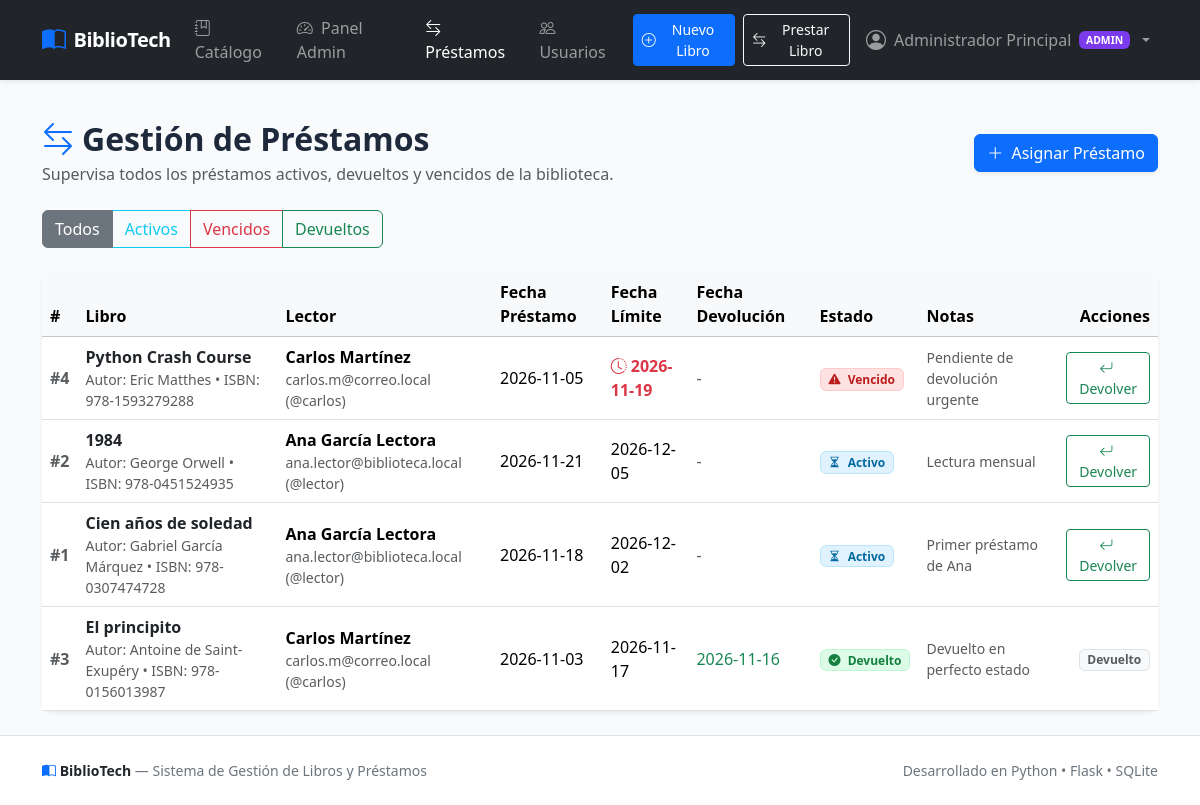
The page /loans (signed in) on the database its author committed.
### tables this page shows
CREATE TABLE users (
            id INTEGER PRIMARY KEY AUTOINCREMENT,
            username TEXT UNIQUE NOT NULL,
            password_hash TEXT NOT NULL,
            full_name TEXT NOT NULL,
            email TEXT UNIQUE NOT NULL,
            role TEXT NOT NULL CHECK(role IN ('admin', 'lector')),
            created_at TIMESTAMP DEFAULT CURRENT_TIMESTAMP
        );

CREATE TABLE loans (
            id INTEGER PRIMARY KEY AUTOINCREMENT,
            user_id INTEGER NOT NULL,
            book_id INTEGER NOT NULL,
            loan_date DATE NOT NULL,
            due_date DATE NOT NULL,
            return_date DATE,
            status TEXT NOT NULL CHECK(status IN ('activo', 'devuelto', 'vencido')),
            notes TEXT,
            created_at TIMESTAMP DEFAULT CURRENT_TIMESTAMP,
            FOREIGN KEY (user_id) REFERENCES users (id) ON DELETE CASCADE,
            FOREIGN KEY (book_id) REFERENCES books (id) ON DELETE CASCADE
        );

CREATE TABLE books (
            id INTEGER PRIMARY KEY AUTOINCREMENT,
            title TEXT NOT NULL,
            author TEXT NOT NULL,
            isbn TEXT UNIQUE NOT NULL,
            category TEXT NOT NULL,
            description TEXT,
            total_copies INTEGER NOT NULL DEFAULT 1,
            available_copies INTEGER NOT NULL DEFAULT 1,
            publication_year INTEGER,
            created_at TIMESTAMP DEFAULT CURRENT_TIMESTAMP
        );

### app.py (the view)
@app.route("/loans")
@login_required
def loans_list():
    db.update_overdue_loans()
    status_filter = request.args.get("status", "todos")
    if g.user["role"] == "admin":
        loans = db.get_all_loans(status=status_filter)
        return render_template("loans.html", loans=loans, status_filter=status_filter, is_admin=True)
    else:
        loans = db.get_all_loans(status=status_filter, user_id=g.user["id"])
        return render_template("loans.html", loans=loans, status_filter=status_filter, is_admin=False)

### templates/loans.html (shortened to what this page needs)
{% extends "base.html" %}
{% block content %}
<div class="d-flex flex-column flex-md-row justify-content-between align-items-md-center gap-3 mb-4">
    <div>
        <h2 class="fw-bold mb-1">
            {% if is_admin %}
                <i class="bi bi-arrow-left-right text-primary me-2"></i>Gestión de Préstamos
            {% else %}
                <i class="bi bi-bookmark-check text-primary me-2"></i>Mis Préstamos Solicitados
            {% endif %}
        </h2>
        <p class="text-muted mb-0">
            {% if is_admin %}
                Supervisa todos los préstamos activos, devueltos y vencidos de la biblioteca.
            {% else %}
                Consulta el estado de los libros que tienes en préstamo y su fecha límite de devolución.
            {% endif %}
        </p>
    </div>
    {% if is_admin %}
    <div>
        <a href="{{ url_for('loan_create') }}" class="btn btn-primary shadow-sm">
            <i class="bi bi-plus-lg me-1"></i> Asignar Préstamo
        </a>
    </div>
    {% else %}
    <div>
        <a href="{{ url_for('catalog') }}" class="btn btn-outline-primary">
            <i class="bi bi-journal-plus me-1"></i> Explorar Catálogo
        </a>
    </div>
    {% endif %}
</div>
<div class="mb-4">
    <div class="btn-group" role="group" aria-label="Filtro de préstamos">
        <a href="{{ url_for(request.endpoint, status='todos') }}" class="btn btn-outline-secondary {% if status_filter == 'todos' %}active{% endif %}">
            Todos
        </a>
        <a href="{{ url_for(request.endpoint, status='activo') }}" class="btn btn-outline-info {% if status_filter == 'activo' %}active{% endif %}">
            Activos
        </a>
        <a href="{{ url_for(request.endpoint, status='vencido') }}" class="btn btn-outline-danger {% if status_filter == 'vencido' %}active{% endif %}">
            Vencidos
        </a>
        <a href="{{ url_for(request.endpoint, status='devuelto') }}" class="btn btn-outline-success {% if status_filter == 'devuelto' %}active{% endif %}">
            Devueltos
        </a>
    </div>
</div>
<div class="card shadow-sm border-0">
    <div class="card-body p-0">
        <div class="table-responsive">
            <table class="table table-hover align-middle mb-0">
                <thead class="table-light">
                    <tr>
                        <th>#</th>
                        <th>Libro</th>
                        {% if is_admin %}
                        <th>Lector</th>
                        {% endif %}
                        <th>Fecha Préstamo</th>
                        <th>Fecha Límite</th>
                        <th>Fecha Devolución</th>
                        <th>Estado</th>
                        {% if is_admin %}
                        <th>Notas</th>
                        {% endif %}
                        <th class="text-end">Acciones</th>
                    </tr>
                </thead>
                <tbody>
                    {% if loans %}
                        {% for loan in loans %}
                        <tr>
                            <td class="text-muted fw-semibold">#{{ loan['id'] }}</td>
                            <td>
                                <a href="{{ url_for('book_detail', book_id=loan['book_id']) }}" class="text-dark fw-bold text-decoration-none">
                                    {{ loan['book_title'] }}
                                </a>
                                <div class="small text-muted">Autor: {{ loan['book_author'] }} &bull; ISBN: {{ loan['book_isbn'] }}</div>
                            </td>
                            {% if is_admin %}
                            <td>
                                <div class="fw-semibold">{{ loan['user_name'] }}</div>
                                <div class="small text-muted">{{ loan['user_email'] }} (@{{ loan['username'] }})</div>
                            </td>
                            {% endif %}
                            <td>{{ loan['loan_date'] }}</td>
                            <td>
                                {% if loan['status'] == 'vencido' %}
                                    <span class="text-danger fw-bold"><i class="bi bi-clock-history me-1"></i>{{ loan['due_date'] }}</span>
                                {% else %}
                                    <span>{{ loan['due_date'] }}</span>
                                {% endif %}
                            </td>
                            <td>
                                {% if loan['return_date'] %}
                                    <span class="text-success">{{ loan['return_date'] }}</span>
                                {% else %}
                                    <span class="text-muted italic">-</span>
                                {% endif %}
                            </td>
                            <td>
                                <span class="badge badge-status-{{ loan['status'] }} text-capitalize px-2 py-1">
                                    {% if loan['status'] == 'activo' %}
                                        <i class="bi bi-hourglass-split me-1"></i> Activo
                                    {% elif loan['status'] == 'vencido' %}
                                        <i class="bi bi-exclamation-triangle-fill me-1"></i> Vencido
                                    {% elif loan['status'] == 'devuelto' %}
                                        <i class="bi bi-check-circle-fill me-1"></i> Devuelto
                                    {% endif %}
                                </span>
                            </td>
                            {% if is_admin %}
                            <td class="small text-muted">
                                {{ loan['notes'] or '-' }}
                            </td>
                            {% endif %}
                            <td class="text-end">
                                {% if loan['status'] in ('activo', 'vencido') %}
                                <form method="POST" action="{{ url_for('loan_return', loan_id=loan['id']) }}" class="d-inline" onsubmit="return confirm('¿Confirmas la devolución del libro \'{{ loan['book_title'] }}\'?');">
                                    <button type="submit" class="btn btn-sm btn-outline-success">
                                        <i class="bi bi-arrow-return-left me-1"></i> Devolver
                                    </button>
                                </form>
                                {% else %}
                                <span class="badge bg-light text-muted border">Devuelto</span>
                                {% endif %}
                            </td>
                        </tr>
                        {% endfor %}
                    {% endif %}
                </tbody>
            </table>
        </div>
    </div>
</div>
{% endblock %}

### templates/base.html (shortened to what this page needs)
<!DOCTYPE html>
<html lang="es">
<head>
    <link href="https://cdn.jsdelivr.net/npm/bootstrap@5.3.3/dist/css/bootstrap.min.css" rel="stylesheet">
    <link rel="stylesheet" href="https://cdn.jsdelivr.net/npm/bootstrap-icons@1.11.3/font/bootstrap-icons.min.css">
    <link rel="stylesheet" href="{{ url_for('static', filename='css/style.css') }}">
</head>
<body>
    <nav class="navbar navbar-expand-lg navbar-dark bg-dark sticky-top shadow-sm">
        <div class="container">
            <a class="navbar-brand d-flex align-items-center gap-2" href="{{ url_for('index') }}">
                <i class="bi bi-book-half text-primary fs-4"></i>
                <span>BiblioTech</span>
            </a>
            <div class="collapse navbar-collapse" id="navbarMain">
                <ul class="navbar-nav me-auto mb-2 mb-lg-0">
                    <li class="nav-item">
                        <a class="nav-link {% if request.endpoint == 'catalog' %}active{% endif %}" href="{{ url_for('catalog') }}">
                            <i class="bi bi-journal-bookmark me-1"></i> Catálogo
                        </a>
                    </li>
                    {% if g.user and g.user['role'] == 'admin' %}
                    <li class="nav-item">
                        <a class="nav-link {% if request.endpoint == 'dashboard' %}active{% endif %}" href="{{ url_for('dashboard') }}">
                            <i class="bi bi-speedometer2 me-1"></i> Panel Admin
                        </a>
                    </li>
                    <li class="nav-item">
                        <a class="nav-link {% if request.endpoint == 'loans_list' %}active{% endif %}" href="{{ url_for('loans_list') }}">
                            <i class="bi bi-arrow-left-right me-1"></i> Préstamos
                        </a>
                    </li>
                    <li class="nav-item">
                        <a class="nav-link {% if request.endpoint == 'users_list' %}active{% endif %}" href="{{ url_for('users_list') }}">
                            <i class="bi bi-people me-1"></i> Usuarios
                        </a>
                    </li>
                    {% elif g.user and g.user['role'] == 'lector' %}
                    <li class="nav-item">
                        <a class="nav-link {% if request.endpoint in ('my_loans', 'loans_list') %}active{% endif %}" href="{{ url_for('my_loans') }}">
                            <i class="bi bi-bookmark-check me-1"></i> Mis Préstamos
                        </a>
                    </li>
                    {% endif %}
                </ul>
                <ul class="navbar-nav ms-auto align-items-lg-center">
                    {% if g.user and g.user['role'] == 'admin' %}
                    <li class="nav-item me-lg-2 mb-2 mb-lg-0">
                        <a href="{{ url_for('book_create') }}" class="btn btn-sm btn-primary d-flex align-items-center gap-1">
                            <i class="bi bi-plus-circle"></i> Nuevo Libro
                        </a>
                    </li>
                    <li class="nav-item me-lg-2 mb-2 mb-lg-0">
                        <a href="{{ url_for('loan_create') }}" class="btn btn-sm btn-outline-light d-flex align-items-center gap-1">
                            <i class="bi bi-arrow-left-right"></i> Prestar Libro
                        </a>
                    </li>
                    {% endif %}
                    {% if g.user %}
                    <li class="nav-item dropdown">
                        <a class="nav-link dropdown-toggle d-flex align-items-center gap-2" href="#" id="userMenu" role="button" data-bs-toggle="dropdown" aria-expanded="false">
                            <i class="bi bi-person-circle fs-5"></i>
                            <span>{{ g.user['full_name'] }}</span>
                            <span class="badge {% if g.user['role'] == 'admin' %}badge-role-admin{% else %}badge-role-lector{% endif %} text-uppercase" style="font-size: 0.65rem;">
                                {{ g.user['role'] }}
                            </span>
                        </a>
                    </li>
                    {% endif %}
                </ul>
            </div>
        </div>
    </nav>
    <main class="container py-4">
        {% block content %}{% endblock %}
    </main>
    <footer class="bg-white border-top py-4 mt-auto text-secondary text-center small">
        <div class="container d-flex flex-column flex-md-row justify-content-between align-items-center gap-2">
            <div>
                <strong class="text-dark"><i class="bi bi-book-half text-primary"></i> BiblioTech</strong> &mdash; Sistema de Gestión de Libros y Préstamos
            </div>
            <div>
                Desarrollado en Python &bull; Flask &bull; SQLite
            </div>
        </div>
    </footer>
</body>
</html>

### rows shown on the page
users: user.full_name "Administrador Principal", user.role "ADMIN"
loans: id "4", book_title "Python Crash Course", book_author "Eric Matthes", book_isbn "978-1593279288", user_name "Carlos Martínez", user_email "carlos.m@correo.local", username "carlos", loan_date "2026-11-05", due_date "2026-11-19", status "vencido" (drawn), notes "Pendiente de devolución urgente"
loans: id "2", book_title "1984", book_author "George Orwell", book_isbn "978-0451524935", user_name "Ana García Lectora", user_email "ana.lector@biblioteca.local", username "lector", loan_date "2026-11-21", due_date "2026-12-05", status "activo" (drawn), notes "Lectura mensual"
loans: id "1", book_title "Cien años de soledad", book_author "Gabriel García Márquez", book_isbn "978-0307474728", user_name "Ana García Lectora", user_email "ana.lector@biblioteca.local", username "lector", loan_date "2026-11-18", due_date "2026-12-02", status "activo" (drawn), notes "Primer préstamo de Ana"
loans: id "3", book_title "El principito", book_author "Antoine de Saint-Exupéry", book_isbn "978-0156013987", user_name "Carlos Martínez", user_email "carlos.m@correo.local", username "carlos", loan_date "2026-11-03", due_date "2026-11-17", return_date "2026-11-16", status "devuelto" (drawn), notes "Devuelto en perfecto estado"
